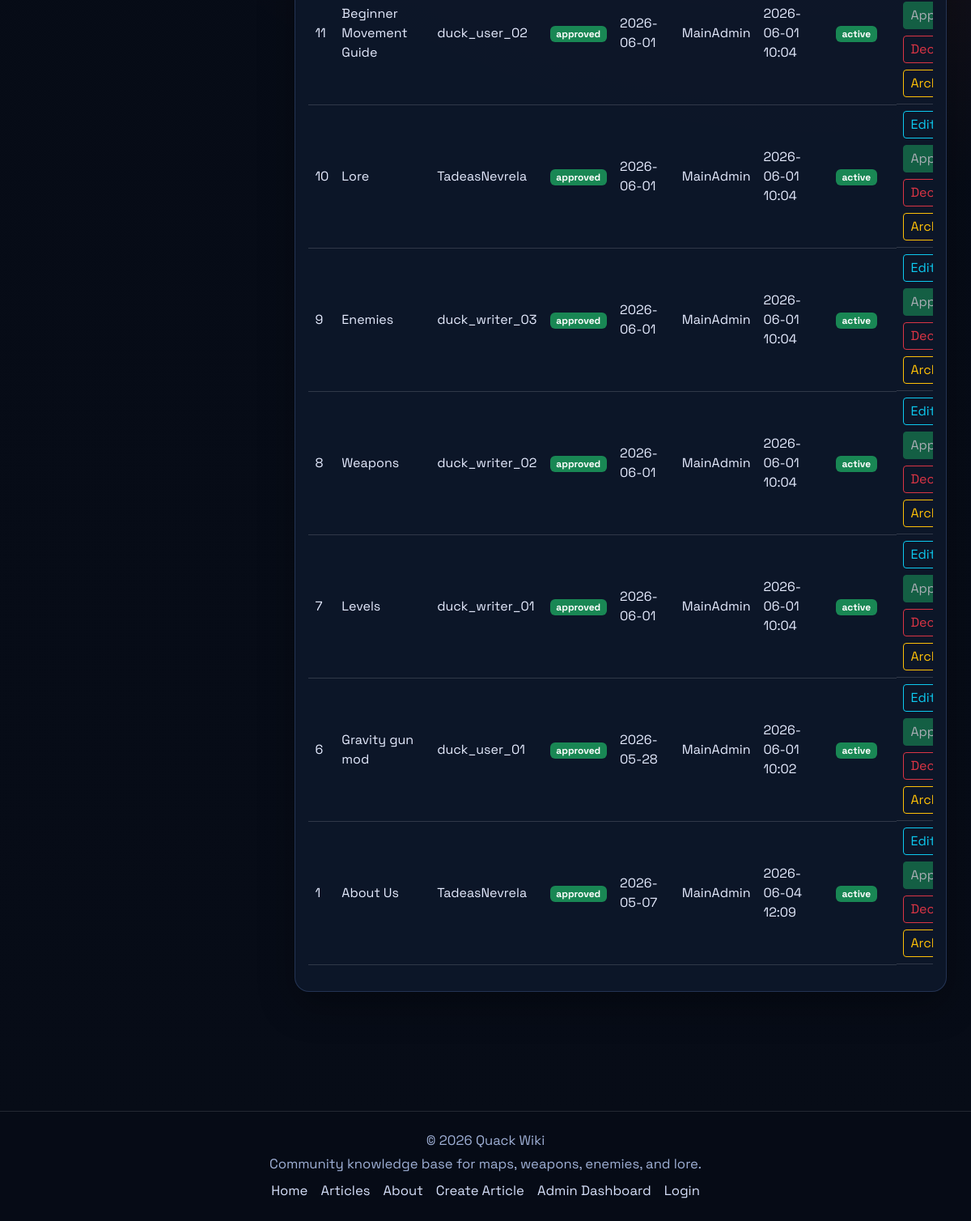
/dashboard/articles (signed in, lower part), run on an earlier commit of the app's database.
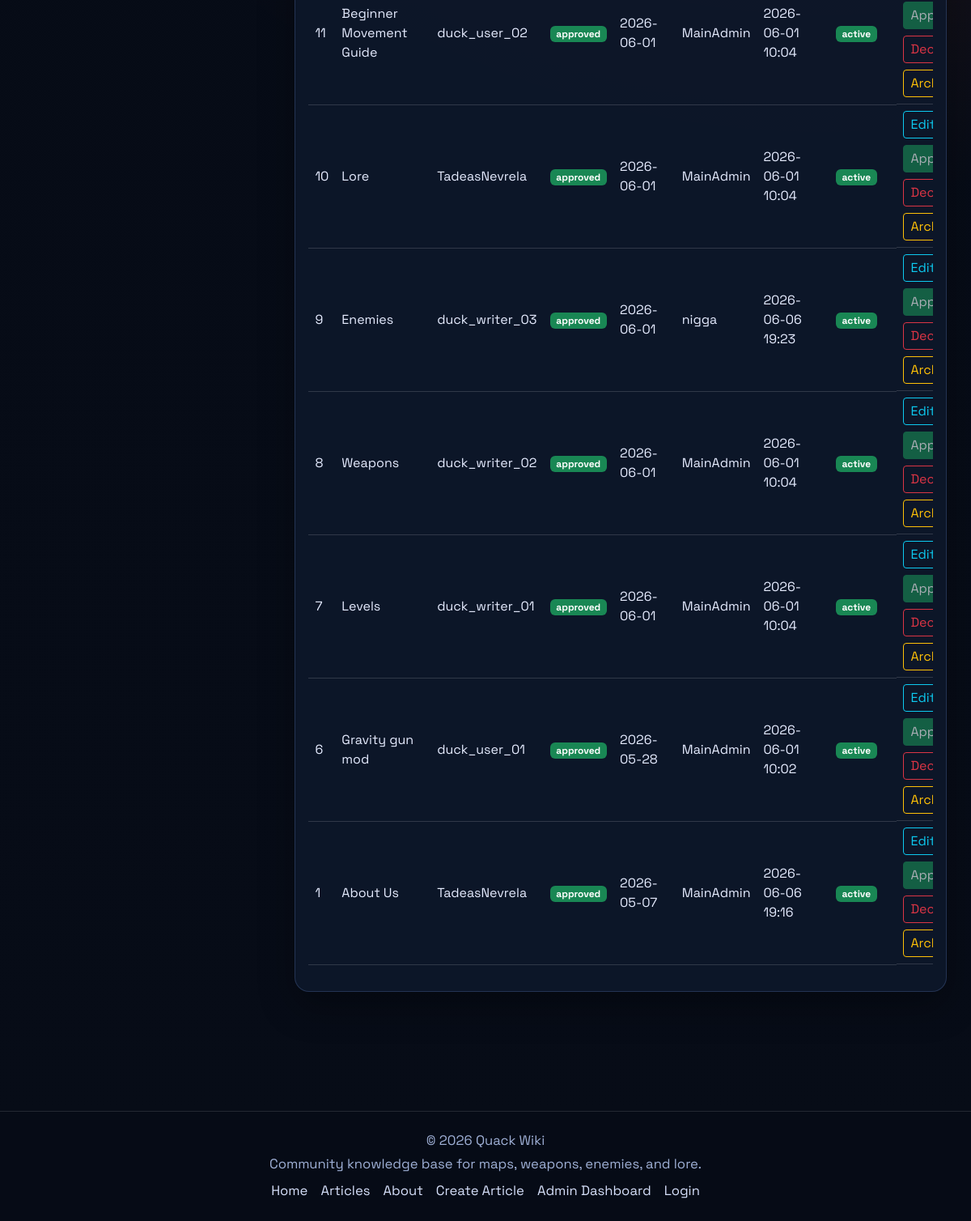
And on a later commit of the database.
### models.py (models this page shows)
class Article(db.Model):
    id = db.Column(db.Integer, primary_key=True)
    title = db.Column(db.String(120), unique=True, nullable=False)
    author = db.Column(db.String(120), nullable=False)
    created_at = db.Column(db.DateTime, default=datetime.utcnow)
    image_url = db.Column(db.String(120), default='default.png')
    summary = db.Column(db.Text)
    content = db.Column(db.Text, nullable=False)
    infobox_data = db.Column(db.Text, nullable=True)
    tags = db.Column(db.JSON, default=list)
    status = db.Column(db.String(20), default='pending', nullable=False)
    approved_by = db.Column(db.String(120), nullable=True)
    approved_at = db.Column(db.DateTime, nullable=True)
    is_archived = db.Column(db.Boolean, default=False, nullable=False)
    archived_at = db.Column(db.DateTime, nullable=True)

### main.py (the view)
@app.route('/dashboard/articles')
@role_required(['admin', 'writer'])
def dashboard_articles():
    search = (request.args.get('q') or '').strip()
    status_filter = (request.args.get('status') or 'all').strip().lower()
    show_archived = request.args.get('show_archived') == '1'
    sort = (request.args.get('sort') or 'newest').strip().lower()
    query = Article.query
    if not show_archived:
        query = query.filter(Article.is_archived.is_(False))
    if status_filter in {'pending', 'approved', 'declined'}:
        query = query.filter(Article.status == status_filter)
    sort_map = {
        'newest': Article.created_at.desc(),
        'oldest': Article.created_at.asc(),
        'title_az': Article.title.asc(),
        'title_za': Article.title.desc(),
        'status_az': Article.status.asc(),
        'status_za': Article.status.desc(),
    }
    articles = query.order_by(sort_map.get(sort, Article.created_at.desc())).all()
    if search:
        articles = [article_obj for article_obj in articles if article_matches_search(article_obj, search)]
    article_links = {article_obj.id: article_public_url(article_obj) for article_obj in articles}
    author_users = active_users_by_username(article_obj.author for article_obj in articles)
    return render_template(
        'dashboard_articles.html',
        articles=articles,
        article_links=article_links,
        author_users=author_users,
        search=search,
        status_filter=status_filter,
        show_archived=show_archived,
        sort=sort,
    )

### main.py (called while the page is built)
def get_site_settings():
    settings = SiteSettings.query.get(1)
    if not settings:
        settings = SiteSettings(id=1)
        db.session.add(settings)
        db.session.commit()
    return settings

@app.context_processor
def inject_site_settings():
    return {'site_settings': get_site_settings()}

@login_manager.user_loader
def load_user(user_id):
    user = User.query.get(int(user_id))
    if user and user.is_archived:
        return None
    return user

def role_required(role_names: list):
    def decorator(func):
        @wraps(func)
        @login_required
        def wrapper(*args, **kwargs):
            if current_user.role not in role_names:
                abort(403)
            return func(*args, **kwargs)
        return wrapper
    return decorator

def article_public_url(article_obj: Article) -> str:
    if article_has_tag(article_obj, static_page_tag('about-us')):
        return url_for('about')
    return url_for('article', article_title=article_obj.title)

def normalize_identity(value: str) -> str:
    ascii_value = unicodedata.normalize('NFKD', value or '').encode('ascii', 'ignore').decode('ascii')
    return re.sub(r'[^a-z0-9]+', '', ascii_value.lower())

### templates/dashboard_articles.html (shortened to what this page needs)
{% extends "_base.html" %}
{% block content %}
<div class="container-fluid px-0">
    <section id="articles-section" class="card p-3">
        <div class="table-responsive">
            <table class="table table-hover align-middle">
                <tbody>
                    {% for article in articles %}
                    <tr>
                        <td>{{ article.id }}</td>
                        <td>
                            <a href="{{ article_links[article.id] }}">{{ article.title }}</a>
                        </td>
                        <td>
                            {% set author_user = author_users.get(article.author) %}
                            {% if author_user %}
                            <a href="{{ url_for('public_profile', username=author_user.username) }}">{{ author_user.public_display_name or author_user.username }}</a>
                            {% else %}
                            {{ article.author }}
                            {% endif %}
                        </td>
                        <td>
                            {% if article.status == 'approved' %}
                            <span class="badge bg-success">approved</span>
                            {% elif article.status == 'declined' %}
                            <span class="badge bg-danger">declined</span>
                            {% else %}
                            <span class="badge bg-warning text-dark">pending</span>
                            {% endif %}
                        </td>
                        <td>{{ article.created_at.strftime('%Y-%m-%d') if article.created_at else '-' }}</td>
                        <td>{{ article.approved_by or '-' }}</td>
                        <td>{{ article.approved_at.strftime('%Y-%m-%d %H:%M') if article.approved_at else '-' }}</td>
                        <td>
                            {% if article.is_archived %}
                            <span class="badge bg-secondary">archived</span>
                            {% else %}
                            <span class="badge bg-success">active</span>
                            {% endif %}
                        </td>
                        {% if current_user.role == 'admin' %}
                        <td class="d-flex gap-2 flex-wrap">
                            <a href="{{ url_for('edit_article', article_id=article.id) }}" class="btn btn-outline-info btn-sm">Edit</a>
                            <form method="POST" action="{{ url_for('approve', article_id=article.id) }}">
                                <button type="submit" class="btn btn-success btn-sm" {% if article.status == 'approved' or article.is_archived %}disabled{% endif %}>Approve</button>
                            </form>
                            <form method="POST" action="{{ url_for('decline', article_id=article.id) }}">
                                <button type="submit" class="btn btn-outline-danger btn-sm" {% if article.status == 'declined' or article.is_archived %}disabled{% endif %}>Decline</button>
                            </form>
                            <form method="POST" action="{{ url_for('toggle_archive_article', article_id=article.id) }}">
                                <button type="submit" class="btn btn-outline-warning btn-sm">{% if article.is_archived %}Restore{% else %}Archive{% endif %}</button>
                            </form>
                        </td>
                        {% elif current_user.role == 'writer' %}
                        <td>
                            <a href="{{ url_for('edit_article', article_id=article.id) }}" class="btn btn-outline-info btn-sm">Edit</a>
                        </td>
                        {% endif %}
                    </tr>
                    {% endfor %}
                </tbody>
            </table>
        </div>
    </section>
</div>
{% endblock %}

What changed in the data, as far as the page shows it:
changed Article "Enemies": approved_by "MainAdmin" → "nigga"; approved_at "2026-06-01 10:04" → "2026-06-06 19:23"
changed Article "About Us": approved_at "2026-06-04 12:09" → "2026-06-06 19:16"
